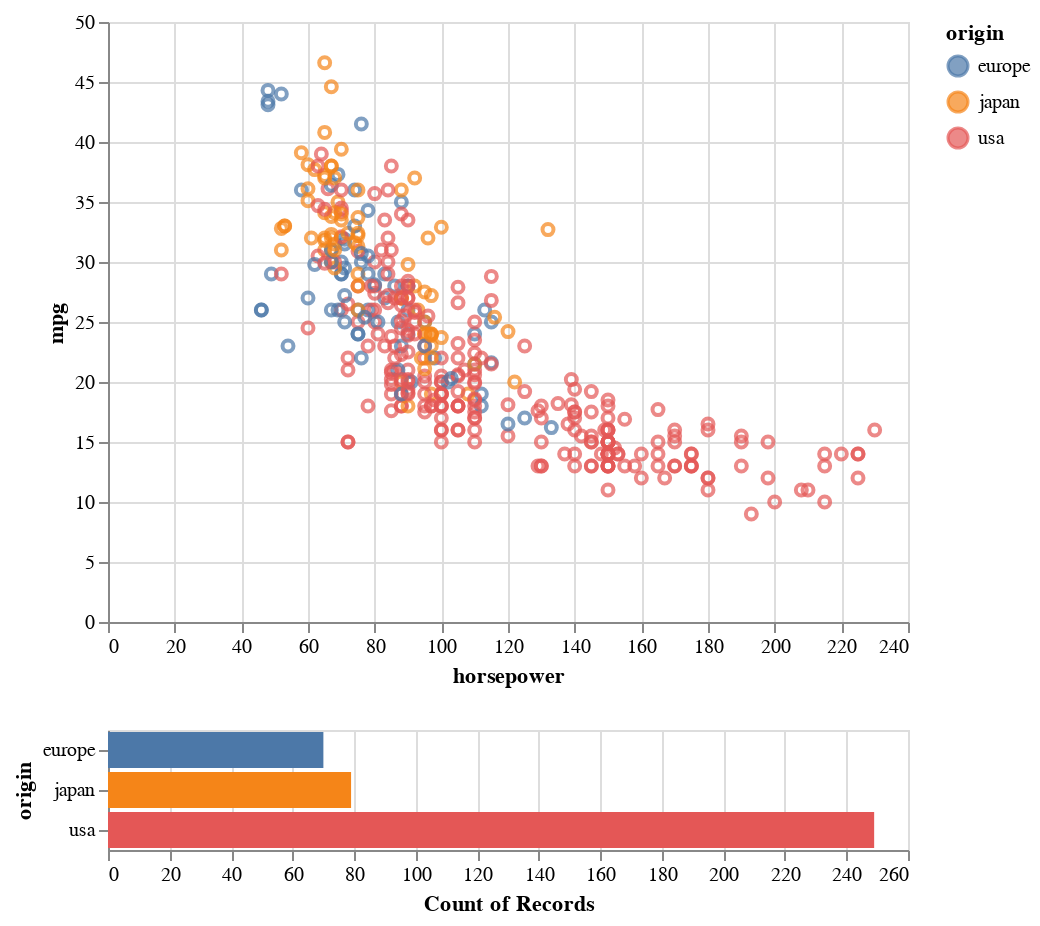

The notebook cell this image was saved under:
### Markdown cell above
# Interactive plots

### Code cell
select = alt.selection(type='interval')
values = alt.Chart(df).mark_point().encode(
    x='horsepower:Q',
    y='mpg:Q',
    color=alt.condition(select, 'origin:N', alt.value('lightgray'))
).add_selection(
    select
)

bars = alt.Chart(df).mark_bar().encode(
    y='origin:N',
    color='origin:N',
    x='count(origin):Q'
).transform_filter(
    select
)
values & bars

### Figure 1 — Vega-Lite specification as saved in the notebook (floating-point values rounded to 4 significant figures; data arrays with more than 128 entries replaced by an {"elided": "..."} marker saying what was removed)
{"config": {"view": {"continuousWidth": 400, "continuousHeight": 300}}, "vconcat": [{"mark": "point", "encoding": {"color": {"condition": {"type": "nominal", "field": "origin", "selection": "selector001"}, "value": "lightgray"}, "x": {"type": "quantitative", "field": "horsepower"}, "y": {"type": "quantitative", "field": "mpg"}}, "selection": {"selector001": {"type": "interval"}}}, {"mark": "bar", "encoding": {"color": {"type": "nominal", "field": "origin"}, "x": {"type": "quantitative", "aggregate": "count", "field": "origin"}, "y": {"type": "nominal", "field": "origin"}}, "transform": [{"filter": {"selection": "selector001"}}]}], "data": {"name": "data-f1198cc0481ad698d7dc4699e0a3efa7"}, "$schema": "https://vega.github.io/schema/vega-lite/v4.8.1.json", "datasets": {"data-f1198cc0481ad698d7dc4699e0a3efa7": {"elided": "398 records"}}}
